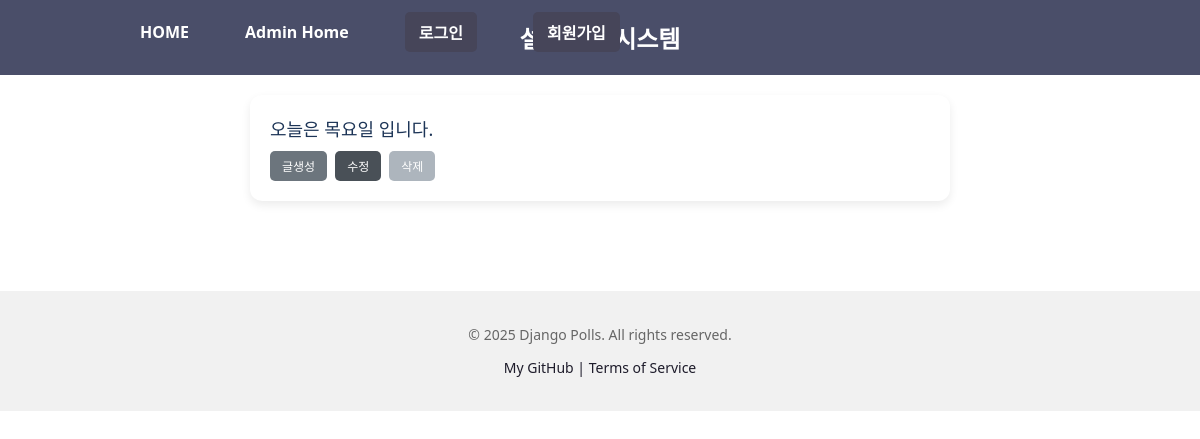
The page /polls/ on the database as committed earlier.
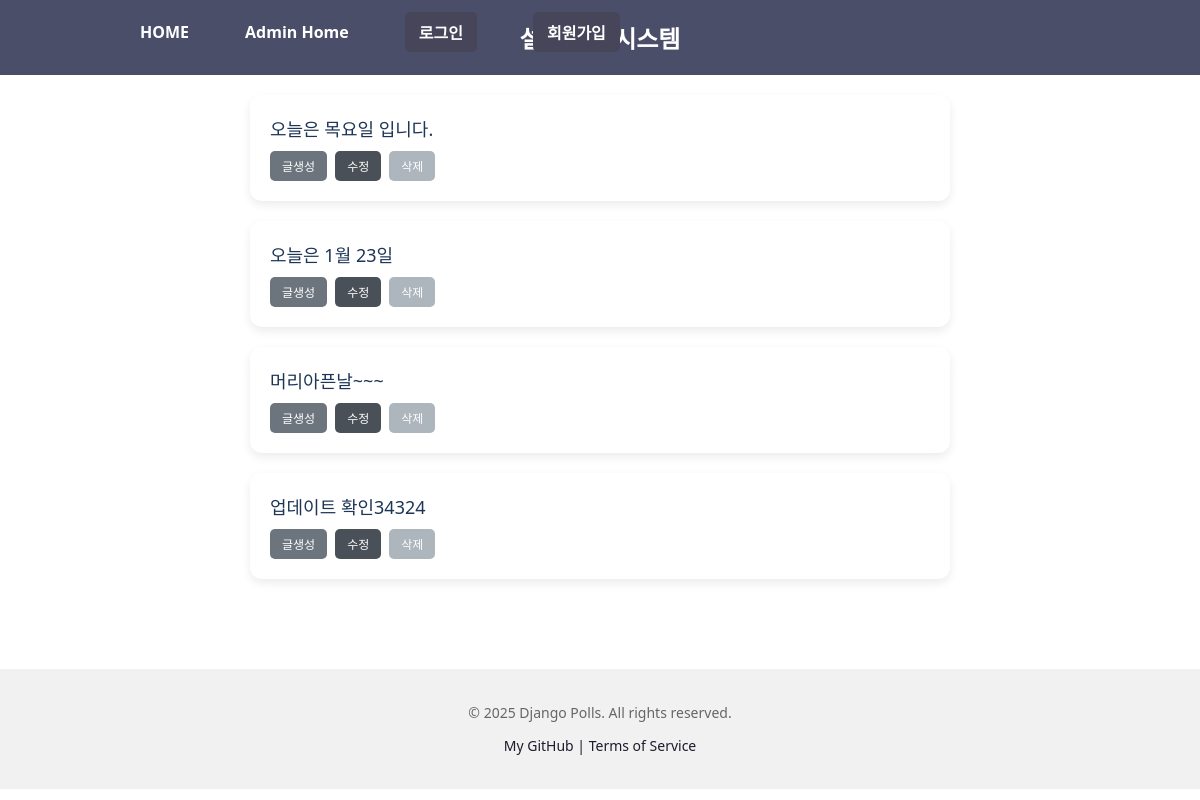
The same page on the database as committed later.
### polls/models.py (models this page shows, shortened)
class Question(models.Model):
    question_text = models.CharField(max_length=200)
    pub_date = models.DateTimeField("date published")

### polls/views.py (the view)
# urls.py: path("", views.IndexView.as_view(), name="index"),
class IndexView(generic.ListView):
    template_name = "polls/index.html"
    context_object_name = "latest_question_list"
    def get_queryset(self):
        return Question.objects.filter(pub_date__lte=timezone.now())

### templates/polls/index.html (shortened to what this page needs)
{% extends "polls/base.html" %} {% load static %}
{% block content %}
{% if latest_question_list %}
<ul class="question-list">
    {% for question in latest_question_list %}
    <li class="question-item">
        <div class="question-text">
            <a href="{% url 'polls:detail' question.id %}">{{ question.question_text }}</a>
        </div>
        <div class="question-actions">
            <a href="{% url 'polls:question_create' %}" class="button create">글생성</a>
            <a href="{% url 'polls:question_update' question.id %}" class="button update">수정</a>
            <a href="{% url 'polls:question_delete' question.id %}" class="button delete">삭제</a>
        </div>
    </li>
    {% endfor %}
</ul>
{% else %}
<p>No polls are available.</p>
{% endif %} {% endblock %}

### templates/polls/base.html
{% load static %}
<!DOCTYPE html>
<html lang="ko">
    <head>
        {% include "polls/head.html" %}
    </head>
<body>
    {% include "polls/header.html" %}
    <main>
        {% block content %}
        {% endblock %}
    </main>
    {% include "polls/footer.html" %}
</body>
</html>

### templates/polls/head.html (shortened to what this page needs)
{% load static %}
    <link rel="stylesheet" href="{% static 'polls/css/index.css' %}">
    <link rel="stylesheet" href="{% static 'polls/css/detail.css' %}" />
    <link rel="stylesheet" href="{% static 'polls/css/accounts.css' %}" />

### templates/polls/header.html
{% load static %}
<header>
  <div class="site-header">
    <h1 class="site-title">설문조사 시스템</h1>
    <nav class="site-nav">
      <ul>
        <li><a href="{% url 'polls:index' %}">HOME</a></li>
        <li><a href="{% url 'admin:index' %}">Admin Home</a></li>
        {% if user.is_authenticated %}
          <li>
            <form method="post" action="{% url 'logout' %}">
              {% csrf_token %}
              <button type="submit" class="nav-button">로그아웃</button>
            </form>
          </li>
        {% else %}
          <li><a href="{% url 'login' %}" class="nav-button">로그인</a></li>
          <li><a href="{% url 'signup' %}" class="nav-button">회원가입</a></li>
        {% endif %}
      </ul>
    </nav>
  </div>
</header>

### templates/polls/footer.html
{% load static %}
<footer>
    <div class="site-footer">
        <p>&copy; 2025 Django Polls. All rights reserved.</p>
        <p>
        <a href="https://github.com/checkCJY">My GitHub |</a>
        <a href="/terms">Terms of Service</a>
        </p>
    </div>
</footer>

### static/polls/css/index.css (style rules this page uses)
body { background: url("../images/background.jpg") no-repeat top left; background-size: cover; font-family: "Segoe UI", sans-serif; margin: 0; padding: 0; }
header { background-color: #4a4e69; color: white; padding: 20px; justify-content: space-between; align-items: center; position: relative; }
.site-nav li { display: inline; background: none; box-shadow: none; }
main { padding: 20px; text-align: center; }
ul { list-style: none; padding: 0; margin: 0 auto; max-width: 700px; }
li { background-color: white; border-radius: 10px; margin-bottom: 12px; padding: 15px 20px; box-shadow: 0 2px 6px rgba(0, 0, 0, 0.1); transition: background-color 0.2s ease; }
a { text-decoration: none; font-size: 18px; color: #1d3557; }
footer { margin-top: 50px; padding: 20px; background-color: #f1f1f1; text-align: center; font-size: 14px; color: #666; }
footer a { color: #1e1c2b; text-decoration: none; font-size: 14px; }
.site-header { width: 100%; position: relative; text-align: center; }
.site-title { margin: 0; font-size: 24px; }
.site-nav { position: absolute; left: 100px; top: 50%; transform: translateY(-50%); }
.site-nav ul { list-style: none; margin: 0; padding: 0; }
.site-nav a { color: white; text-decoration: none; font-weight: bold; font-size: 16px; }
.question-list { list-style: none; padding: 0; margin: 0 auto; max-width: 700px; }
.question-item { background-color: white; border-radius: 12px; margin-bottom: 20px; padding: 20px; box-shadow: 0 4px 10px rgba(0, 0, 0, 0.08); text-align: left; transition: box-shadow 0.2s ease; }
.question-text { font-size: 18px; font-weight: 500; color: #2c2c2c; margin-bottom: 10px; }
.question-actions { display: flex; gap: 8px; }
.button { padding: 6px 12px; border-radius: 5px; font-size: 12px; font-weight: 500; color: white; text-decoration: none; transition: all 0.2s ease-in-out; }
.button.create { background-color: #6c757d; }
.button.update { background-color: #495057; }
.button.delete { background-color: #adb5bd; }

### static/polls/css/accounts.css (style rules this page uses)
.site-nav li { display: flex; align-items: center; }
.site-nav ul { list-style: none; display: flex; gap: 1rem; margin: 0; padding: 0; }
.nav-button { background-color: #464559; color: white; padding: 8px 14px; border-radius: 5px; font-weight: bold; transition: background-color 0.3s ease; text-decoration: none; border: none; outline: none; box-shadow: none; }

Rows that differ between the two databases and show on the page:
added Question: question_text "오늘은 1월 23일"
added Question: question_text "머리아픈날~~~"
added Question: question_text "업데이트 확인34324"
